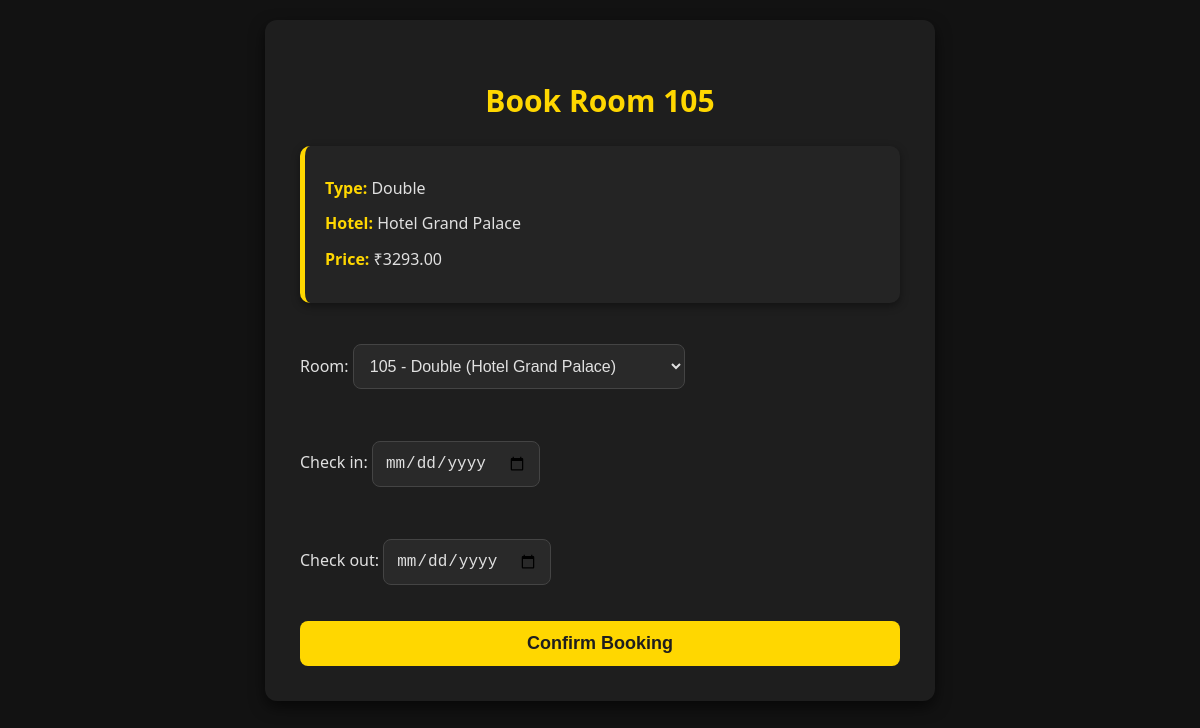
/book/111/ (signed in), run on the app's committed database.
### booking/models.py (models this page shows, shortened)
class Room(models.Model):
    hotel = models.ForeignKey(Hotel, on_delete=models.CASCADE, related_name='rooms')
    room_number = models.CharField(max_length=10)
    room_type = models.CharField(max_length=50)
    price = models.DecimalField(max_digits=7, decimal_places=2)
    available = models.BooleanField(default=True)
    def __str__(self):
        return f"{self.room_number} - {self.room_type} ({self.hotel.name})"

class Hotel(models.Model):
    name = models.CharField(max_length=100)
    location = models.CharField(max_length=100)
    description = models.TextField()

### booking/views.py (the view)
# urls.py: path('book/<int:room_id>/', views.book_room, name='book_room'),
@login_required(login_url='login')
def book_room(request, room_id):
    room = get_object_or_404(Room, id=room_id)
    if request.method == 'POST':
        form = BookingForm(request.POST)
        if form.is_valid():
            booking = form.save(commit=False)
            booking.user = request.user
            booking.room = room
            booking.save()
            room.available = False
            room.save()
            return render(request, 'booking/booking_success.html')
    else:
        form = BookingForm(initial={'room': room})
    return render(request, 'booking/book_room.html', {'form': form, 'room': room})

### booking/forms.py
class BookingForm(forms.ModelForm):
    class Meta:
        model = Booking
        fields = ['room', 'check_in', 'check_out']
        widgets = {
            'check_in': forms.DateInput(attrs={'type': 'date'}),
            'check_out': forms.DateInput(attrs={'type': 'date'}),
        }

### booking/templates/booking/book_room.html (shortened to what this page needs)
<!DOCTYPE html>
<html>
<head>
</head>
<body>
    <div class="booking-container">
        <h2>Book Room {{ room.room_number }}</h2>
        <div class="room-info">
            <p><strong>Type:</strong> {{ room.room_type }}</p>
            <p><strong>Hotel:</strong> {{ room.hotel.name }}</p>
            <p><strong>Price:</strong> ₹{{ room.price }}</p>
        </div>
        <form method="post">
            {{ form.as_p }}
            <button type="submit">Confirm Booking</button>
        </form>
    </div>
</body>
</html>

### booking/templates/booking/book_room.html (style rules this page uses)
body { font-family: 'Segoe UI', Tahoma, Geneva, Verdana, sans-serif; background-color: #121212; color: #e0e0e0; margin: 0; padding: 20px; }
.booking-container { max-width: 600px; margin: auto; background-color: #1e1e1e; padding: 35px; border-radius: 12px; box-shadow: 0 6px 15px rgba(0, 0, 0, 0.6); transition: transform 0.2s ease, box-shadow 0.3s ease; }
h2 { text-align: center; margin-bottom: 25px; color: #FFD700; font-size: 30px; }
.room-info { background-color: #242424; padding: 20px; margin-bottom: 25px; border-radius: 10px; box-shadow: 0 3px 8px rgba(0, 0, 0, 0.4); border-left: 5px solid #FFD700; }
.room-info p { margin: 10px 0; font-size: 16px; color: #e0e0e0; line-height: 1.6; }
.room-info p strong { color: #FFD700; }
form { display: flex; flex-direction: column; gap: 20px; }
input, select { padding: 12px; border-radius: 8px; font-size: 16px; background-color: #292929; color: #e0e0e0; border: 1px solid #444; transition: border-color 0.3s ease, box-shadow 0.3s ease; }
button { padding: 12px; background-color: #FFD700; color: #1e1e1e; border: none; border-radius: 8px; font-size: 18px; font-weight: bold; cursor: pointer; transition: background-color 0.3s ease, transform 0.2s ease; }

### data on the page
Room: room_number "105", room_type "Double", hotel.name "Hotel Grand Palace", price "3293.00"
